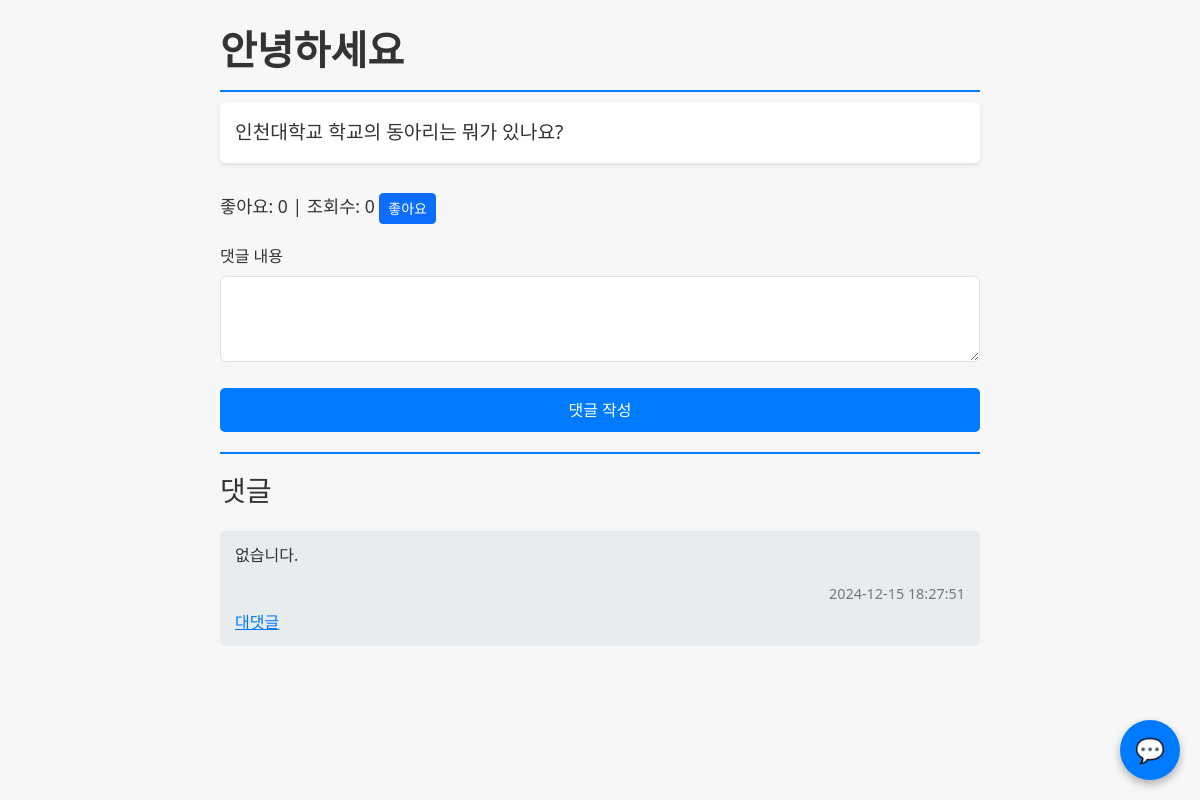
/post/1, run on an earlier commit of the app's database.
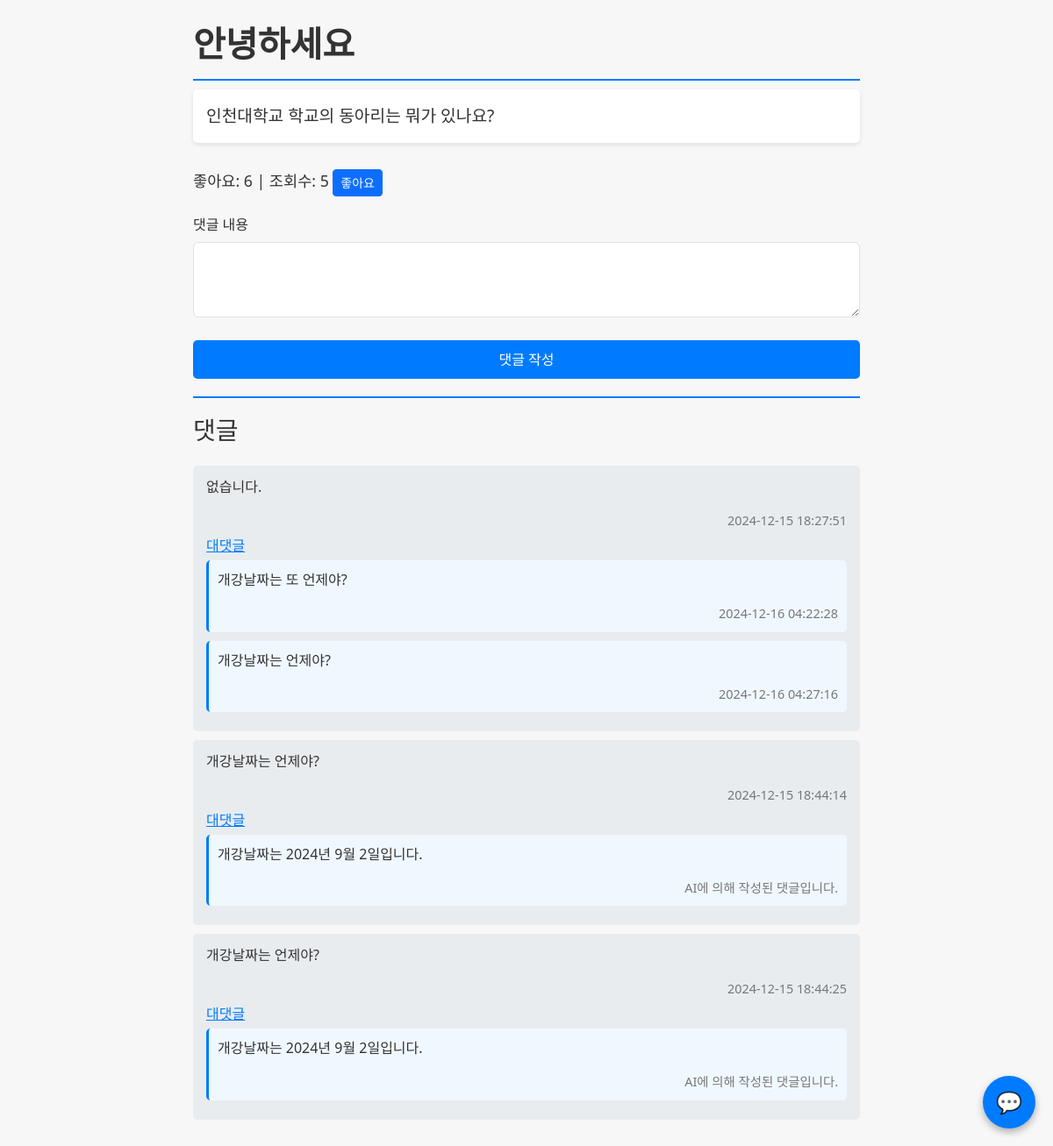
And on a later commit of the database.
### tables this page shows
CREATE TABLE posts (
            id INTEGER PRIMARY KEY AUTOINCREMENT,
            title TEXT NOT NULL,
            content TEXT NOT NULL,
            created_at TIMESTAMP DEFAULT CURRENT_TIMESTAMP
        );

CREATE TABLE comments (
            id INTEGER PRIMARY KEY AUTOINCREMENT,
            post_id INTEGER NOT NULL,
            content TEXT NOT NULL,
            parent_id INTEGER DEFAULT NULL,
            created_at TIMESTAMP DEFAULT CURRENT_TIMESTAMP,
            is_ai INTEGER DEFAULT 0,
            FOREIGN KEY (post_id) REFERENCES posts (id),
            FOREIGN KEY (parent_id) REFERENCES comments (id)
        );

### app.py (the view, shortened to what this page needs)
@app.route('/post/<int:post_id>', methods=['GET', 'POST','DELETE'])
def post(post_id):
    conn = sqlite3.connect('board.db')
    post = conn.cursor().execute('SELECT * FROM posts WHERE id = ?', (post_id,)).fetchone()
    comments = conn.cursor().execute('SELECT * FROM comments WHERE post_id = ? ORDER BY created_at', (post_id,)).fetchall()
    structured_comments = {}
    for comment in comments:
        if comment[3] not in structured_comments:  # parent_id
            structured_comments[comment[3]] = []
        structured_comments[comment[3]].append(comment)
    print(structured_comments)
    conn.close()
    return render_template('post.html', post=post, comments=structured_comments)

### templates/post.html (shortened to what this page needs)
<!DOCTYPE html>
<html lang="ko">
<head>
    <link href="https://cdn.jsdelivr.net/npm/bootstrap@5.3.0/dist/css/bootstrap.min.css" rel="stylesheet">
</head>
<body>
    <div class="container">
        <div>
            <div class="post-title">{{ post[1] }}</div>
            <div class="post-content" id="content2">{{ post[2].replace('\\n', '<br>')|safe }}</div>
        </div>
        <div class="stats-section">
            <span id="likeCount">좋아요: 0</span> |
            <span id="viewCount">조회수: 0</span>
            <button id="likeButton" class="btn btn-primary btn-sm">좋아요</button>
        </div>
        <div class="mt-3">
            <form method="post" class="comment-form">
                <div class="mb-3">
                    <label for="content" class="form-label">댓글 내용</label>
                    <textarea id="content" name="content" class="form-control" rows="3" required></textarea>
                </div>
                <button type="submit" class="btn btn-submit">댓글 작성</button>
            </form>
        </div>
        <div class="comment-section">
            <h3 class="mb-4">댓글</h3>
            {% for comment in comments[None] %}
                <div class="comment">
                    <p>{{ comment[2] }}</p>
                    {% if comment[5] == 1 %}
                    <div class="comment-date">AI에 의해 작성된 댓글입니다.</div>
                    {% else %}
                    <div class="comment-date">{{comment[4]}}</div>
                    {% endif %}
                    <button class="btn btn-reply reply-button" data-comment-id="{{ comment[0] }}">대댓글</button>
                    {% if comments[comment[0]] %}
                        <div class="ml-4">
                            {% for reply in comments[comment[0]] %}
                                <div class="comment reply-comment">
                                    <p>{{ reply[2] }}</p>
                                    {% if reply[5] == 1 %}
                                    <div class="comment-date">AI에 의해 작성된 댓글입니다.</div>
                                    {% else %}
                                    <div class="comment-date">{{reply[4]}}</div>
                                    {% endif %}
                                </div>
                            {% endfor %}
                        </div>
                    {% endif %}
                </div>
            {% endfor %}
        </div>
    </div>
    <div class="chat-button" id="chatButton">💬</div>
</body>
</html>

### templates/post.html (style rules this page uses)
body, html { height: 100%; margin: 0; background-color: #f7f7f7; color: #333; }
.container { max-width: 800px; padding: 20px; }
.post-title { font-size: 2.5em; font-weight: bold; margin-bottom: 10px; border-bottom: 2px solid #007bff; padding-bottom: 10px; }
.post-content { font-size: 1.2em; margin-bottom: 30px; line-height: 1.6; background-color: #ffffff; padding: 15px; border-radius: 5px; box-shadow: 0 2px 5px rgba(0,0,0,0.1); }
.stats-section { margin-bottom: 20px; font-size: 1.1em; }
.comment-section { margin-top: 20px; border-top: 2px solid #007bff; padding-top: 20px; }
.comment { padding: 12px 15px; background-color: #e9ecef; border-radius: 5px; margin-bottom: 10px; position: relative; }
.comment-date { font-size: 0.9em; color: #777; text-align: right; margin-top: 5px; }
.btn-submit { background-color: #007bff; color: white; border: none; font-size: 1em; padding: 10px; width: 100%; border-radius: 5px; margin-top: 10px; }
.btn-reply { background-color: transparent; color: #007bff; border: none; padding: 0; margin-top: 5px; cursor: pointer; font-size: 1em; text-decoration: underline; }
.reply-comment { background-color: #f0f8ff; border-left: 3px solid #007bff; margin-top: 5px; padding: 10px; border-radius: 5px; }
.chat-button { position: fixed; bottom: 20px; right: 20px; width: 60px; height: 60px; background-color: #007bff; color: white; border-radius: 50%; display: flex; align-items: center; justify-content: center; font-size: 1.5em; cursor: pointer; box-shadow: 0 4px 8px rgba(0,0,0,0.3); }

What changed in the data, as far as the page shows it:
added comments: content "개강날짜는 또 언제야?", created_at "2024-12-16 04:22:28", shown under "없습니다."
added comments: content "개강날짜는 언제야?", created_at "2024-12-16 04:27:16", shown under "없습니다."
added comments: content "개강날짜는 언제야?", created_at "2024-12-15 18:44:14", shown under "댓글"
added comments: content "개강날짜는 2024년 9월 2일입니다.", is_ai "AI에 의해 작성된 댓글입니다.", shown under "개강날짜는 언제야?"
added comments: content "개강날짜는 언제야?", created_at "2024-12-15 18:44:25", shown under "댓글"
added comments: content "개강날짜는 2024년 9월 2일입니다.", is_ai "AI에 의해 작성된 댓글입니다.", shown under "개강날짜는 언제야?"
Also different on the page:
text written by a page script: "좋아요: 0" → "좋아요: 6"
text written by a page script: "조회수: 0" → "조회수: 5"
